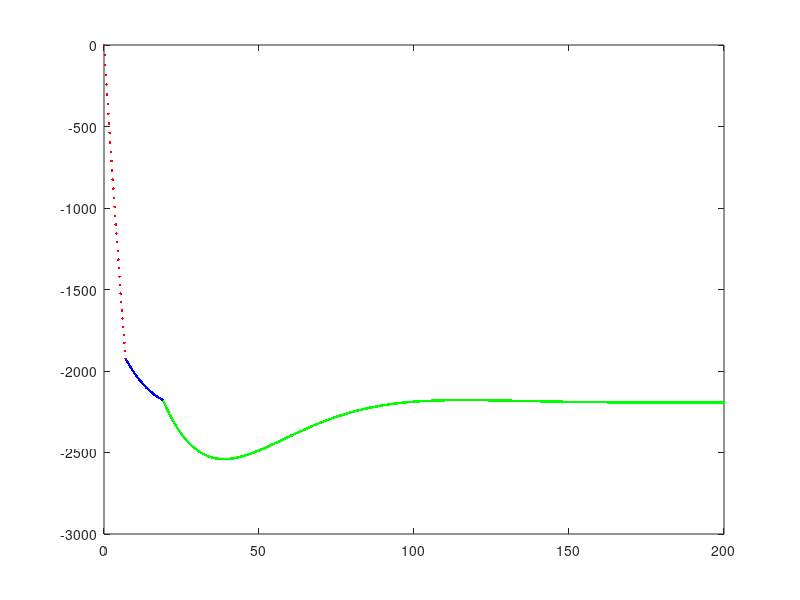

MATLAB code for this plot: (Note: this script raises an error after producing the figure.)
% This matlab script plots the analytic solution to Buck's 2016 SDR paper 
% with updated gap and sediment infill after SDRs
% Tian 2017 April

clc
clear all
close all

% Initialization
L = 200000;             %[m] total length 
N = 1001;               % number of node points
dx = L / (N - 1);       %[m] distance between node points
x = linspace(0, L, N);  %[m] initialize the x array
w = zeros(1, N);        %[m] analytic solution to deflection w(x)
dw = zeros(1, N);       %[m] analytic solution to deflection dw(x)
%wn = zeros(1, N);       %[m] numerical solution to deflection

% Analytic solution
Hd = 5000;              %[m] height of the dike
Te = 5000;              %[m] effective plate thickness
g = 10;                 %[m/s^2] gravitational acceleration
rho_d = 3000;           %[kg/m^3] density of the solidified dike
rho_f = 2800;           %[kg/m^3] density of the fluid dike
delta_rho_d = rho_d - rho_f;
rho_i_sdr = 2800;           %[kg/m^3] density of the SDR infill
rho_i_gap = 1000;           %[kg/m^3] density of the gap(water) infill
rho_i_sedi = 2400;           %[kg/m^3] density of the sediment infill
rho_c = 3000;           %[kg/m^3] density of the underlying lower crust or mantle
delta_rho_c_sdr = rho_c - rho_i_sdr;
delta_rho_c_gap = rho_c - rho_i_gap;
delta_rho_c_sedi = rho_c - rho_i_sedi;

E = 5 * 10^10;          %[Pa] Young's modulus
mu = 0.25;              % Poisson's ratio
D = (E * Te^3) / (12 * (1 - mu^2)); %[N*m] Flexural rigidity
alpha_sdr = (4 * D / (delta_rho_c_sdr * g))^0.25;%[m] Flexural wavelength sdr
alpha_gap = (4 * D / (delta_rho_c_gap * g))^0.25;%[m] Flexural wavelength sdr
alpha_sedi = (4 * D / (delta_rho_c_sedi * g))^0.25;%[m] Flexural wavelength sdr

dV_0 = dx * g * Hd * delta_rho_d; %[N/m] volcanic line load due to denser dike

w_0_sdr = Hd * (delta_rho_d / delta_rho_c_sdr); %
w_0_gap = Hd * (delta_rho_d / delta_rho_c_gap); %
w_0_sedi = Hd * (delta_rho_d / delta_rho_c_sedi); %

dw_0_sdr = 2 * dV_0 / (alpha_sdr * g * delta_rho_c_sdr);
dw_0_gap = 2 * dV_0 / (alpha_gap * g * delta_rho_c_gap);
dw_0_sedi = 2 * dV_0 / (alpha_sedi * g * delta_rho_c_sedi);

%w = w_0 * exp(- x / alpha) .* (sin(x/alpha) - cos(x/alpha)) + w_0; %(eq.3)
%dw = dw_0 * exp(-x/alpha) .* cos(x/alpha); % (eq.1)
x_sdr = 7000;
x_gap = 12000;
%x_gap = 0;
x_sedi = 10000;

w_sdr_end = w_0_sdr * (exp(- x_sdr / alpha_sdr) .* (sin(x_sdr/alpha_sdr)...
    - cos(x_sdr/alpha_sdr)) + 1);
w_gap_end = w_0_gap * (exp(- (x_sdr + x_gap) / alpha_gap) .* ...
    (sin((x_sdr + x_gap)/alpha_gap)- cos((x_sdr + x_gap)/alpha_gap)) -...
    exp(- x_sdr / alpha_gap) .* (sin(x_sdr/alpha_gap)...
    - cos(x_sdr/alpha_gap)));
%{
w_os = w_0_sedi * (exp(- x / alpha_sedi) .* ...
    (sin(x/alpha_sedi)- cos(x/alpha_sedi)) -...
    exp(- (x_sdr + x_gap) / alpha_sedi) .* ...
    (sin((x_sdr + x_gap)/alpha_sedi)- cos((x_sdr + x_gap)/alpha_sedi)));
%}

w_sdr = w_0_sdr * (exp(- x / alpha_sdr) .* (sin(x/alpha_sdr)...
    - cos(x/alpha_sdr)) + 1);
w_gap = w_0_gap * (exp(- (x) / alpha_gap) .* ...
    (sin((x)/alpha_gap)- cos((x)/alpha_gap)) -...
    exp(- x_sdr / alpha_gap) .* (sin(x_sdr/alpha_gap)...
    - cos(x_sdr/alpha_gap)));
w_os = w_0_sedi * (exp(- x / alpha_sedi) .* ...
    (sin(x/alpha_sedi)- cos(x/alpha_sedi)) -...
    exp(- (x_sdr + x_gap) / alpha_sedi) .* ...
    (sin((x_sdr + x_gap)/alpha_sedi)- cos((x_sdr + x_gap)/alpha_sedi)));

%w = w_sdr + w_gap + w_os;
% Plotting the boundary between dike and SDRs/sediments
figure
flag_sdr = (x <= x_sdr);
plot(x(find(flag_sdr,1):find(flag_sdr,1,'last'))/1000,...
    -w_sdr(find(flag_sdr, 1):find(flag_sdr,1,'last')), 'r.');
hold on;
flag_gap = ((x<=(x_sdr+x_gap)) .* (x>x_sdr));
plot(x(find(flag_gap, 1):find(flag_gap, 1, 'last'))/1000,...
   -(w_sdr_end+w_gap(find(flag_gap,1):find(flag_gap, 1, 'last' ))), 'b.');
hold on;
flag_sedi = (x > (x_sdr + x_gap));
plot(x(find(flag_sedi,1):find(flag_sedi, 1, 'last' ))/1000, ...
    -(w_sdr_end+w_gap_end...
    +w_os(find(flag_sedi,1):find(flag_sedi,1,'last'))), 'g.');
hold on;
%axis([0 L/1000/2 -6000 1000])

% Plot sediments reflectors

analytic_plot(Hd, delta_rho_c_sedi, delta_rho_d, x...
    , alpha_sedi, L, x_sedi)

%{
% equation 4 with first SDR, then GAP, last SEDIMENTS
sdr_lava = w_0_sdr * (exp(- (x-x_gap-x_sedi) / alpha_sdr) .* ...
    (sin((x-x_gap-x_sedi)/alpha_sdr) - cos((x-x_gap-x_sedi)/alpha_sdr)) - ...
    exp(- (x-x_gap-x_sedi-x_sdr) / alpha_sdr) .* ...
    (sin((x-x_gap-x_sedi-x_sdr)/alpha_sdr) ...
    - cos((x-x_gap-x_sedi-x_sdr)/alpha_sdr)));
sdr_gap = w_0_gap * (exp(- (x-x_sedi) / alpha_gap) .* ...
    (sin((x-x_sedi)/alpha_gap) - cos((x-x_sedi)/alpha_gap)) - ...
    exp(- (x-x_gap-x_sedi) / alpha_gap) .* ...
    (sin((x-x_gap-x_sedi)/alpha_gap) ...
    - cos((x-x_gap-x_sedi)/alpha_gap)));
sdr_sedi = w_0_sedi * (exp(- (x) / alpha_sedi) .* ...
    (sin((x)/alpha_sedi) - cos((x)/alpha_sedi)) - ...
    exp(- (x-x_sedi) / alpha_sedi) .* ...
    (sin((x-x_sedi)/alpha_sedi) ...
    - cos((x-x_sedi)/alpha_sedi)));

sdrs = sdr_lava + sdr_gap + sdr_sedi;
plot(x(floor((x_sdr+x_sedi+x_gap)/200000*N)+1:N)/1000, ...
    -sdrs(floor((x_sdr+x_sedi+x_gap)/200000*N)+1:N), 'r');
hold on;

sdrs = sdr_lava + sdr_gap;
plot(x(floor((x_sdr+x_gap)/200000*N)+1:N)/1000, ...
    -sdrs(floor((x_sdr+x_gap)/200000*N)+1:N), 'g');
%}



% plotting individual reflector

%SDR+gap+sedi
analytic_plot_sedi_gap(w_0_sdr, w_0_gap, w_0_sedi, ...
    x_sdr, x_gap, x_sedi, alpha_sdr, alpha_gap, alpha_sedi, x, N, 'g');
% Comparison with only continuous lava infill, namely SDR only
x_0 = x_sdr+x_sedi+x_gap;
w = w_0_sdr * (exp(- x / alpha_sdr) .* (sin(x/alpha_sdr) - cos(x/alpha_sdr))...
        - exp(- (x - x_0)/ alpha_sdr) .* (sin((x - x_0)/alpha_sdr) - ...
        cos((x - x_0)/alpha_sdr)));
plot(x(floor(x_0/200000*N)+1:N)/1000, -w(floor(x_0/200000*N)+1:N), 'r+');
hold on;
%SDR+gap
x_sedi = 0;
analytic_plot_sedi_gap(w_0_sdr, w_0_gap, w_0_sedi, ...
    x_sdr, x_gap, x_sedi, alpha_sdr, alpha_gap, alpha_sedi, x, N, 'b');
% Comparison with only continuous lava infill, namely SDR only
x_0 = x_sdr+x_sedi+x_gap;
w = w_0_sdr * (exp(- x / alpha_sdr) .* (sin(x/alpha_sdr) - cos(x/alpha_sdr))...
        - exp(- (x - x_0)/ alpha_sdr) .* (sin((x - x_0)/alpha_sdr) - ...
        cos((x - x_0)/alpha_sdr)));
plot(x(floor(x_0/200000*N)+1:N)/1000, -w(floor(x_0/200000*N)+1:N), 'r+');
hold on;
%SDR only
x_sedi = 0;
x_gap = 0;
analytic_plot_sedi_gap(w_0_sdr, w_0_gap, w_0_sedi, ...
    x_sdr, x_gap, x_sedi, alpha_sdr, alpha_gap, alpha_sedi, x, N, 'r');
% Comparison with only continuous lava infill, namely SDR only
x_0 = x_sdr+x_sedi+x_gap;
w = w_0_sdr * (exp(- x / alpha_sdr) .* (sin(x/alpha_sdr) - cos(x/alpha_sdr))...
        - exp(- (x - x_0)/ alpha_sdr) .* (sin((x - x_0)/alpha_sdr) - ...
        cos((x - x_0)/alpha_sdr)));
%plot(x(floor(x_0/200000*N)+1:N)/1000, -w(floor(x_0/200000*N)+1:N), 'r+');
hold on;



%{
for i = 0:1:10
    x_0 = i * 5000;
    w = w_0_sdr * (exp(- x / alpha_sdr) .* (sin(x/alpha_sdr) - cos(x/alpha_sdr))...
        - exp(- (x - x_0)/ alpha_sdr) .* (sin((x - x_0)/alpha_sdr) - ...
        cos((x - x_0)/alpha_sdr)));
    plot(x(floor(x_0/200000*N)+1:N)/1000, -w(floor(x_0/200000*N)+1:N), 'r+');
    hold on
end
hold on;

analytic_plot(Hd, delta_rho_c_sdr, delta_rho_d, x, alpha_sdr, L);
%}




xlabel('distance from the axis [km]','Fontsize',26');
ylabel('deflection [m]','Fontsize',26');
title('analytical solutions to SDR surfaces (eq3 and eq4 of Buck2016)'...
    ,'Fontsize',26');
set(gca,'Fontsize',26','Linewidth',2)
%axis([0 L/1000 -8000 1000])


%{
% Finite difference solution to D * d4w/dx4 + q(x) = 0
% Implicit solution L * W  = R
% L are the corresponding coefficients of w(i-2 ~ i+2)
% W are all the w
% R are the right hand side which are the extra loads


% Lava sea or not
index_lava = 1;
% index_lava = 1 means lava sea where:
                        % q(x) = (rho_i - rho_c) * g * w(x) for any w(x)
% index_lava = 2 means:
                        % q(x) = (rho_i - rho_c) * g at w(x) < 0
                        % q(x) = - rho_c * g at w(x) >= 0
%if (index_lava = 1)

%broken plate
% setup the L matrix (coefficients of w)
% D/dx^4 * (w(i+2) - 4*w(i+1) + 6*w(i) - 4*w(i-1) + w(i-2)) + ...
% delta_rho_c * g * w(i) = 0
% Setup the L matrix
num_i = N;  
num_j = N - 4;
L = zeros(N, N);
%{
coef_i_minus_2 = D / dx^4;               % coefficient for w(i-2) (j == i)
coef_i_minus_1 = -4 * D / dx^4;          % coefficient for w(i-1) (i = j+1)
coef_i = 6 * D / dx^4 + delta_rho_c * g; % coeeficient for w(i)   (i = j+2)
coef_i_plus_1 = -4 * D / dx^4;           % coefficient for w(i+1) (i = j+3)
coef_i_plus_2 = D / dx^4;                % coefficient for w(i+2) (i = j+4)
%}
coef_i_minus_2 = 1;                         % coefficient for w(i-2) (j == i)
coef_i_minus_1 = -4;                        % coefficient for w(i-1) (i = j+1)
coef_i = 6 + delta_rho_c * g / (D / dx^4);  % coeeficient for w(i)   (i = j+2)
coef_i_plus_1 = -4;                         % coefficient for w(i+1) (i = j+3)
coef_i_plus_2 = 1;                          % coefficient for w(i+2) (i = j+4)

for j = 1:1:num_j
    for i = 1:1:num_i
        if(i == j)
           L(j,i) = coef_i_minus_2;
        elseif(i==j+1)
            L(j,i) = coef_i_minus_1;
        elseif(i==j+2)
            L(j,i) = coef_i;
        elseif(i==j+3)
            L(j,i) = coef_i_plus_1;
        elseif(i==j+4)
            L(j,i) = coef_i_plus_2;
        end
    end
end
%spy(L) % use spy function to show the sparse pattern of matrix L


% Setup the R matrix (N-5+1+4, 1)  % THe added 4 is for 4 BCs

    R = zeros(N-5+1+4, 1);


% Boundary conditions
index_broken = 1; % if index_broken = 1, then it is calculating broken plate
                  % if index_broken != 1, it is for continuous plate

% BC1 approximate line load due to denser dike at the center 
% R(1) = -dV_0 / 2 / (D / dx^4);
% Rather than applying on the RHS of the first equation, we use BCs of 
% V = dV_0 at x = 0

if (index_broken == 1)
    % The remaining four BCs can be added to the L and R matrices
    % The row number of the four BCs is random and interchangeable
    % BC1&2 w(inf) = 0; w'(inf) = 0
    % wn(N) = 0;
    L(num_j+1,num_i) = 1;
    % w'(inf) = 0;
    % wn(N-1) = wn(N);
    L(num_j+2,num_i) = 1;
    L(num_j+2,num_i-1) = -1;
    % BC3 M = 0 at x = 0  --> d2w/dx2|(x=0) = 0
    % d2w/dx2 = (wn(i+1) - 2wn(i) + wn(i-1)) / (dx)^2;
    % M = -D * d2w/dx2 = -D * (wn(i+1) - 2wn(i) + wn(i-1)) / (dx)^2;
    L(num_j+3, 1) = 1;
    L(num_j+3, 2) = -2;
    L(num_j+3, 3) = 1;
    % BC4 V = dM/dx = -D * d3w/dx3 = V_0/2 = dV_0 at x = 0
    % d3w/dx3|(i-0.5) = (d2w/dx2|i - d2w/dx2|i-1) / dx
    %               = (wn(i+1) -3*wn(i)+3*wn(i-1)-wn(i-2)) / (dx)^3
    % -D * (-wn(1) + 3 * wn(2) - 3 * wn(3) + wn(4)) / dx^3;
    L(num_j+4, 1) = -1;
    L(num_j+4, 2) = 3;
    L(num_j+4, 3) = -3;         
    L(num_j+4, 4) = 1;
    R(num_j+4,1) = dV_0 / (-D/dx^3); % value at the RHS
    
else % Continuous plate (index_broken != 1)
    
   % BC2&3 w(inf) = 0; w'(inf) = 0
    %wn(N) = 0;
    L(num_j+1,num_i) = 1;
    %wn(N-1) = wn(N);
    L(num_j+2,num_i) = 1;
    L(num_j+2,num_i-1) = -1;
    % BC4 wn' = 0 at x = 0
    % wn(1) = wn(2);
    L(num_j+3, 1) = 1;
    L(num_j+3, 2) = -1;

    % BC5 V = 0 at x = 0
    %wn(4) = wn(1) - 3 * wn(2) + 3 * wn(3);
    L(num_j+4, 1) = -1;
    L(num_j+4, 2) = 3;
    L(num_j+4, 3) = -3;
    L(num_j+4, 4) = 1;
end

%elseif (index_lava = 2) % q(x) = (rho_i - rho_c) * g at w(x) < 0
                        % q(x) = - rho_c * g at w(x) >= 0



% Use backslash solver "\" to get W
wn = L\R;
%figure

if (index_lava == 2)
    L = distributed_q( L,N,wn,g,dx,rho_c,delta_rho_c, D); 
end

wn = L\R;


%Analytic solution and numerical solution
figure

subplot(2,1,1)
plot(x(1:20:N)/1000, -dw(1:20:N),'bo','Markersize', 12);
hold on;
plot(x/1000, wn,'k');
hold on
plot(x/1000, 0);
xlabel('distance from the axis [km]','Fontsize',26');
ylabel('deflection [m]','Fontsize',26');
title('(equation 1) dw(x) numerical and analytical solutions comparison'...
    ,'Fontsize',26');
legend('analytic', 'implicit FDM');
set(gca,'Fontsize',26','Linewidth',3)

subplot(2,1,2)
plot(x/1000, abs(wn+dw'), 'r');
set(gca,'Fontsize',26','Linewidth',3)
ylabel('absolute error','Fontsize',26');
xlabel('distance from the axis [km]','Fontsize',26');
title('absolute error of wn-dw');

%}

   










